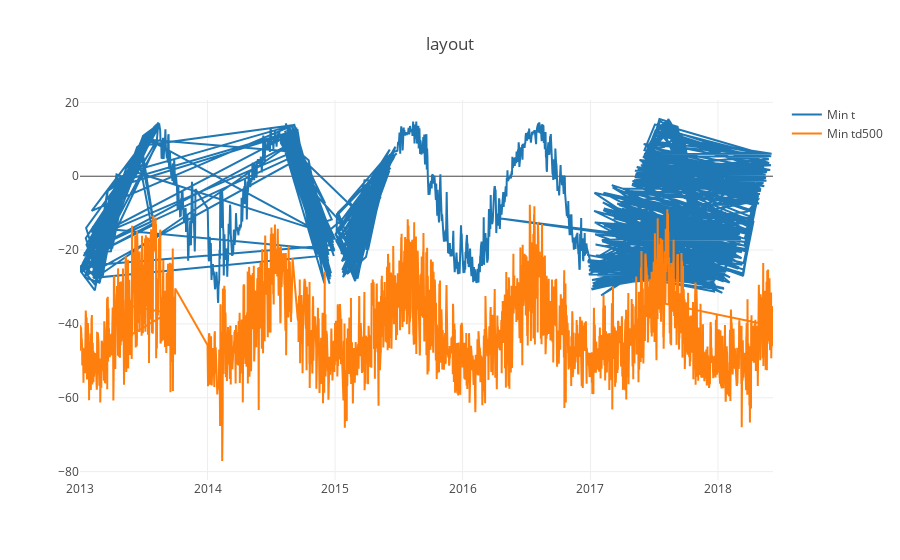

Notebook code for this chart:
### Code cell
trace0 = go.Scatter(
    x=df_min.index,
    y=df_min.value,
    name='Min t')

trace1 = go.Scatter(
    x=df['actual_date'],
    y=df['min td500'],
    name='Min td500')

date = [trace0, trace1]
layout = {'title' : 'layout'}

fig = go.Figure(data=date, layout=layout)

iplot(fig, show_link=False)
plotly.offline.plot(fig, filename='bla', show_link=False)

### Figure 1 — Plotly figure (JSON) as saved in the notebook; plotly's stock layout.template omitted (floating-point values rounded to 4 significant figures; data arrays with more than 128 entries replaced by an {"elided": "..."} marker saying what was removed)
{"data": [{"name": "Min t", "type": "scatter", "uid": "d59922d5-a4d8-47f5-a82b-5608ec38b04d", "x": {"elided": "1897 str values"}, "y": {"elided": "1897 float values"}}, {"name": "Min td500", "type": "scatter", "uid": "25381862-8fdd-4840-82e5-f513adeeaaee", "x": {"elided": "3723 str values"}, "y": {"elided": "3723 float values"}}], "layout": {"title": {"text": "layout"}}}
